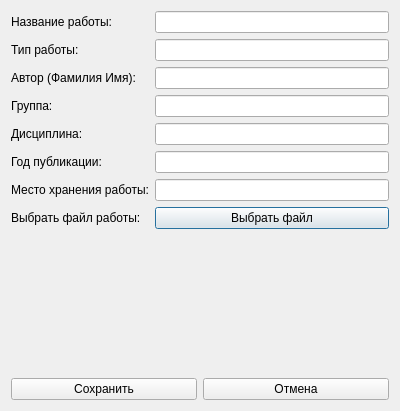
<?xml version="1.0" encoding="UTF-8"?>
<ui version="4.0">
    <class>EditDataForm</class>
    <widget class="QDialog" name="EditDataForm">
        <property name="geometry">
            <rect>
                <x>0</x>
                <y>0</y>
                <width>400</width>
                <height>411</height>
            </rect>
        </property>
        <property name="windowTitle">
            <string>Редактировать работу</string>
        </property>
        <property name="styleSheet">
            <string>
                QDialog {
                background-color: rgb(88, 88, 88);
                }

                QLabel {
                color: rgb(255, 255, 255);
                }

                QLineEdit {
                background-color: #f0f0f0;
                border: 1px solid #ccc;
                border-radius: 5px;
                padding: 8px;
                font-size: 14px;
                }

                QPushButton {
                background-color: #4CAF50;
                color: white;
                border-radius: 5px;
                font-size: 16px;
                padding: 8px 16px;
                }

                QPushButton:hover {
                background-color: #45a049;
                }

                QPushButton:pressed {
                background-color: #0e6b0e;
                }

                QPushButton#btnSelectFile {
                background-color: #2da9d2;
                color: white;
                border-radius: 5px;
                font-size: 16px;
                padding: 8px 16px;
                }

                QPushButton#btnSelectFile:hover {
                background-color: #258eb1;
                }

                QPushButton#btnSelectFile:pressed {
                background-color: #1b6a85;
                }

                QPushButton#btnCancel {
                background-color: #FF0000;
                }

                QPushButton#btnCancel:hover {
                background-color: #CC0000;
                }

                QPushButton#btnCancel:pressed {
                background-color: #990000;
                }
            </string>
        </property>
        <layout class="QVBoxLayout" name="verticalLayout">
            <item>
                <layout class="QFormLayout" name="formLayout">
                    <item row="0" column="0">
                        <widget class="QLabel" name="label">
                            <property name="text">
                                <string>Название работы:</string>
                            </property>
                        </widget>
                    </item>
                    <item row="0" column="1">
                        <widget class="QLineEdit" name="lineEditTitle"/>
                    </item>
                    <item row="1" column="0">
                        <widget class="QLabel" name="label_2">
                            <property name="text">
                                <string>Тип работы:</string>
                            </property>
                        </widget>
                    </item>
                    <item row="1" column="1">
                        <widget class="QLineEdit" name="lineEditType"/>
                    </item>
                    <item row="2" column="0">
                        <widget class="QLabel" name="label_3">
                            <property name="text">
                                <string>Автор (Фамилия Имя):</string>
                            </property>
                        </widget>
                    </item>
                    <item row="2" column="1">
                        <widget class="QLineEdit" name="lineEditAuthor"/>
                    </item>
                    <item row="3" column="0">
                        <widget class="QLabel" name="label_7">
                            <property name="text">
                                <string>Группа:</string>
                            </property>
                        </widget>
                    </item>
                    <item row="3" column="1">
                        <widget class="QLineEdit" name="lineEditGroup">
                            <property name="text">
                                <string/>
                            </property>
                        </widget>
                    </item>
                    <item row="4" column="0">
                        <widget class="QLabel" name="label_4">
                            <property name="text">
                                <string>Дисциплина:</string>
                            </property>
                        </widget>
                    </item>
                    <item row="4" column="1">
                        <widget class="QLineEdit" name="lineEditDiscipline"/>
                    </item>
                    <item row="5" column="0">
                        <widget class="QLabel" name="label_5">
                            <property name="text">
                                <string>Год публикации:</string>
                            </property>
                        </widget>
                    </item>
                    <item row="5" column="1">
                        <widget class="QLineEdit" name="lineEditYear"/>
                    </item>
                    <item row="7" column="0">
                        <widget class="QLabel" name="label_6">
                            <property name="text">
                                <string>Выбрать файл работы:</string>
                            </property>
                        </widget>
                    </item>
                    <item row="7" column="1">
                        <widget class="QPushButton" name="btnSelectFile">
                            <property name="text">
                                <string>Выбрать файл</string>
                            </property>
                        </widget>
                    </item>
                    <item row="6" column="0">
                        <widget class="QLabel" name="label_8">
                            <property name="text">
                                <string>Место хранения работы:</string>
                            </property>
                        </widget>
                    </item>
                    <item row="6" column="1">
                        <widget class="QLineEdit" name="lineEditStorage"/>
                    </item>
                </layout>
            </item>
            <item>
                <layout class="QHBoxLayout" name="horizontalLayout">
                    <item>
                        <widget class="QPushButton" name="btnSave">
                            <property name="text">
                                <string>Сохранить</string>
                            </property>
                        </widget>
                    </item>
                    <item>
                        <widget class="QPushButton" name="btnCancel">
                            <property name="text">
                                <string>Отмена</string>
                            </property>
                        </widget>
                    </item>
                </layout>
            </item>
        </layout>
    </widget>
    <resources/>
    <connections/>
</ui>
